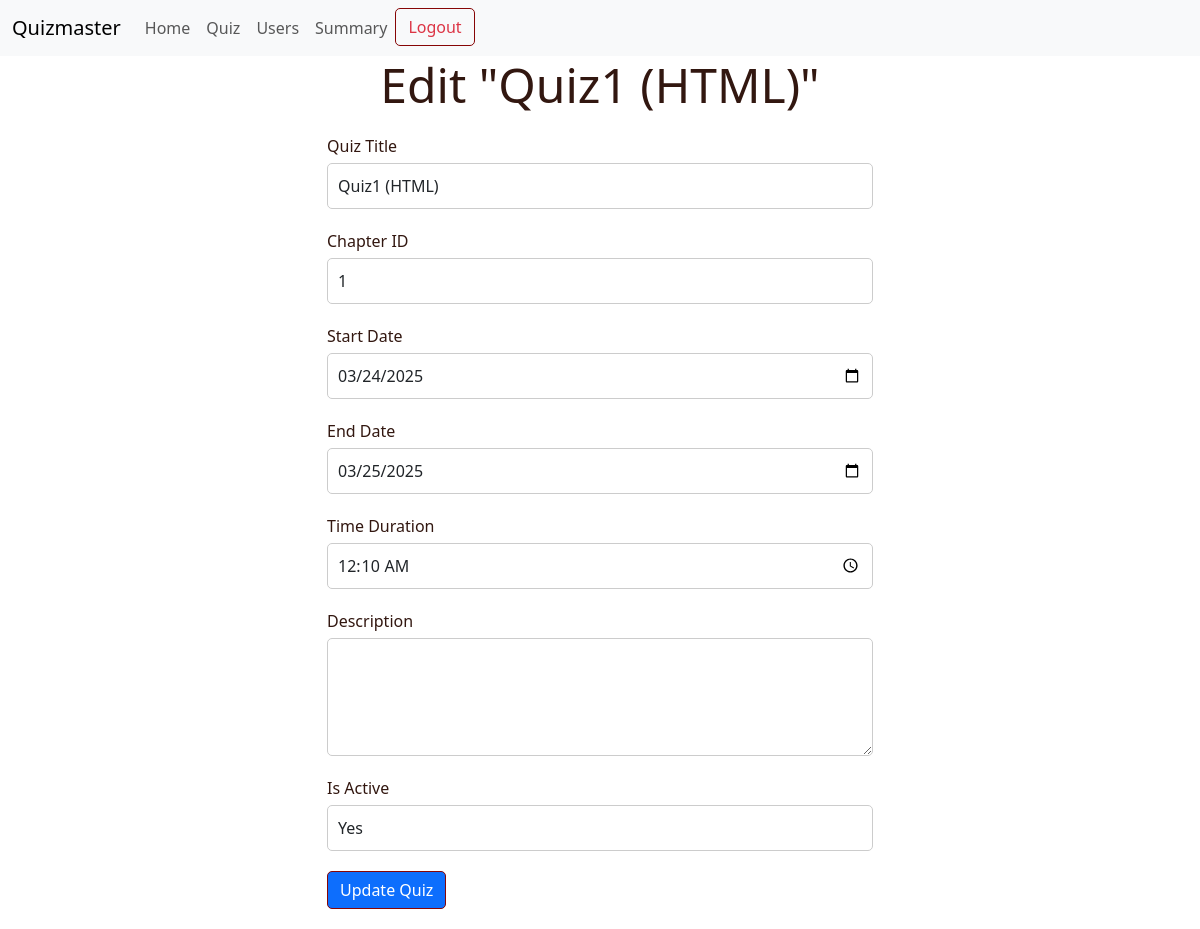
The page /admin/manage_quiz/edit/1 (signed in) on the database as committed earlier.
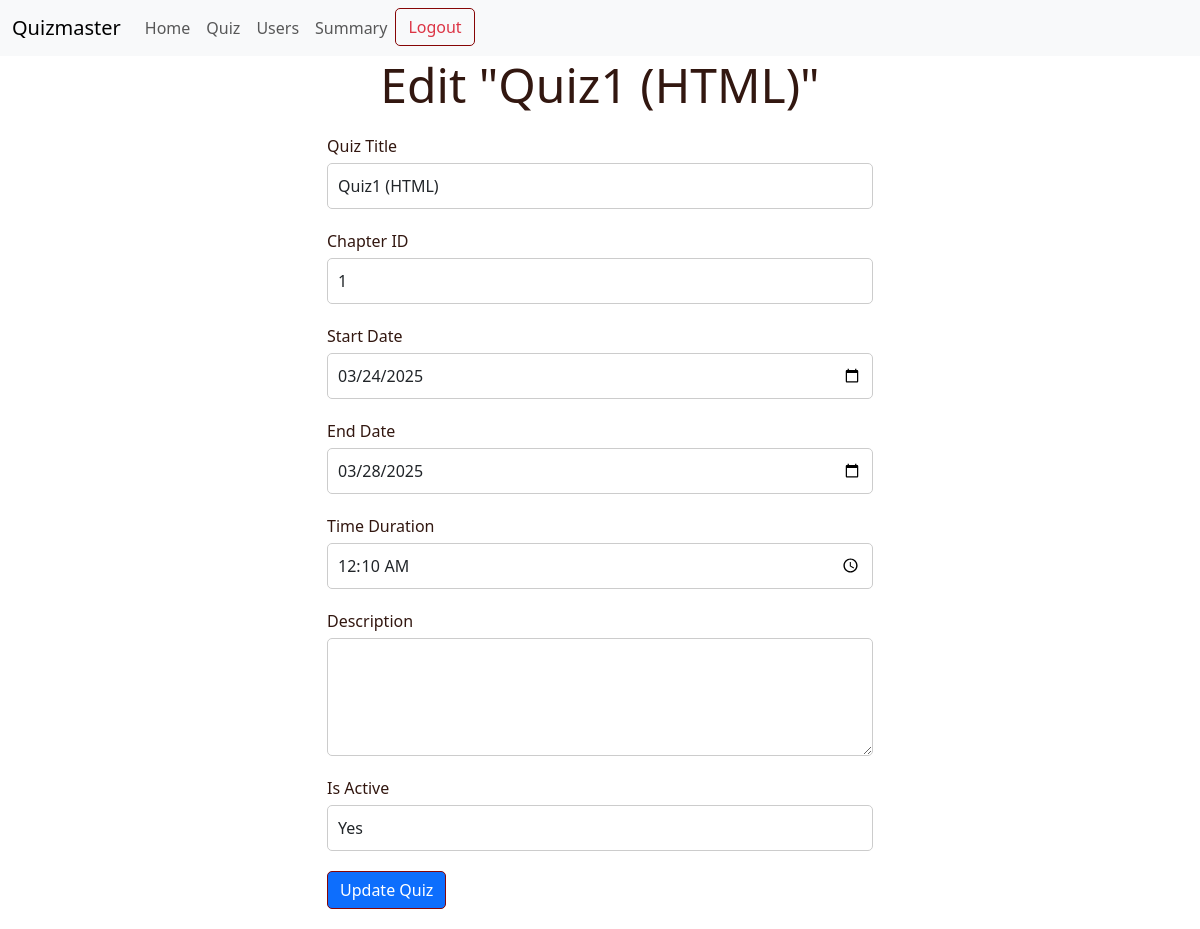
The same page on the database as committed later.
### models.py (models this page shows)
class Quiz(db.Model):
    id=db.Column(db.Integer, primary_key=True)
    name = db.Column(db.String(100), nullable=False)
    description=db.Column(db.String(256), nullable=True)
    start_date=db.Column(db.Date, nullable=True)
    end_date=db.Column(db.Date, nullable=True)
    time_duration=db.Column(db.Time, nullable=True)
    remarks=db.Column(db.String(256), nullable=True)
    no_of_questions=db.Column(db.Integer, nullable=True)
    is_active=db.Column(db.Boolean, nullable=False, default=False)
    questions = db.relationship('Questions', backref='quiz', lazy=True)
    total_attempted=db.Column(db.Integer, nullable=False, default=0)
    scores = db.relationship('Scores', backref='quiz', lazy=True)
    subject_id=db.Column(db.Integer, db.ForeignKey('subject.id'), nullable=False)
    chapter_id= db.Column(db.Integer, db.ForeignKey('chapter.id'),nullable=False)

### routes.py (the view, shortened to what this page needs)
@app.route('/admin/manage_quiz/edit/<int:quiz_id>', methods=['GET', 'POST'])
@admin_required
@auth_required
def edit_quiz(quiz_id):
    quiz = Quiz.query.get_or_404(quiz_id)
    usage = 'edit'
    return render_template('admin/manage_quiz.html', quiz=quiz, usage='edit')

### routes.py (called while the page is built)
def auth_required(f):
    @wraps(f)
    def inner(*args, **kwargs):
        if 'user_id' not in session:
            flash('please login to continue')
            return redirect(url_for('login'))
        return f(*args, **kwargs)
    return inner

def admin_required(f):
    @wraps(f)
    def inner(*args, **kwargs):
        if 'user_id' not in session:
            flash('please login to continue')
            return redirect(url_for('login'))
        user=User.query.get(session['user_id'])
        if user.is_admin!=True:
            flash('You are not authorized to view this page')
            return redirect(url_for('index'))
        return f(*args, **kwargs)
    return inner

### templates/admin/manage_quiz.html (shortened to what the changed rows need)
{% extends 'admin/admin_layout.html' %}
{% block content %}
    {% if usage == 'add' %}
    <div class="container">
        <h1>Add Quiz</h1>
        <form action="" class="form" method="post">
            <div class="form-group">
                <label for="quiz_name" class="form-label">Quiz Title</label>
                <input type="text" name="quiz_name" required class="form-control">
            </div>
            <div class="form-group">
                <label for="chapter_id" class="form-label">Chapter</label>
                <p class="form-control" style="background-color: #f8f9fa; border: 1px solid #ccc;">
                    {{ chapter.name }}
                </p>
                <input type="hidden" name="chapter_id" value="{{ chapter.id }}">
            </div>
            <div class="form-group">
                <label for="start_date" class="form-label">Start Date</label>
                <input type="date" name="start_date" class="form-control">
            </div>
            <div class="form-group">
                <label for="end_date" class="form-label">End Date</label>
                <input type="date" name="end_date" class="form-control">
            </div>
            <div class="form-group">
                <label for="time_duration" class="form-label">Time Duration</label>
                <input type="time" name="time_duration" class="form-control">
            </div>
            <div class="form-group">
                <label for="description" class="form-label">Description</label>
                <textarea name="description" class="form-control" rows="4"></textarea>
            </div>
            <div class="form-group">
                <label for="is_active" class="form-label">Is Active</label>
                <select name="is_active" class="form-control">
                    <option value="true">Yes</option>
                    <option value="false">No</option>
                </select>
            </div>
            <div class="form-group">
                <button type="submit" class="btn btn-primary">Add Quiz</button>
            </div>
        </form>
    </div>
    {% elif usage == 'edit' %}
    <div class="container">
        <h1>Edit "{{ quiz.name }}"</h1>
        <form action="" class="form" method="post">
            <div class="form-group">
                <label for="quiz_name" class="form-label">Quiz Title</label>
                <input type="text" name="quiz_name" required class="form-control" value="{{ quiz.name }}">
            </div>
            <div class="form-group">
                <label for="chapter_id" class="form-label">Chapter ID</label>
                <input type="number" name="chapter_id" required class="form-control" value="{{ quiz.chapter_id }}">
            </div>
            <div class="form-group">
                <label for="start_date" class="form-label">Start Date</label>
                <input type="date" name="start_date" class="form-control" value="{{ quiz.start_date }}">
            </div>
            <div class="form-group">
                <label for="end_date" class="form-label">End Date</label>
                <input type="date" name="end_date" class="form-control" value="{{ quiz.end_date }}">
            </div>
            <div class="form-group">
                <label for="time_duration" class="form-label">Time Duration</label>
                <input type="time" name="time_duration" class="form-control" value="{{ quiz.time_duration }}">
            </div>
            <div class="form-group">
                <label for="description" class="form-label">Description</label>
                <textarea name="description" class="form-control" rows="4">{{ quiz.description }}</textarea>
            </div>
            <div class="form-group">
                <label for="is_active" class="form-label">Is Active</label>
                <select name="is_active" class="form-control">
                    <option value="true" {% if quiz.is_active %}selected{% endif %}>Yes</option>
                </select>
            </div>
            <div class="form-group">
                <button type="submit" class="btn btn-primary">Update Quiz</button>
            </div>
        </form>
    </div>
    {% endif %}
{% endblock %}

Rows that differ between the two databases and show on the page:
changed Quiz "Quiz1 (HTML)": end_date "03/25/2025" → "03/28/2025"
